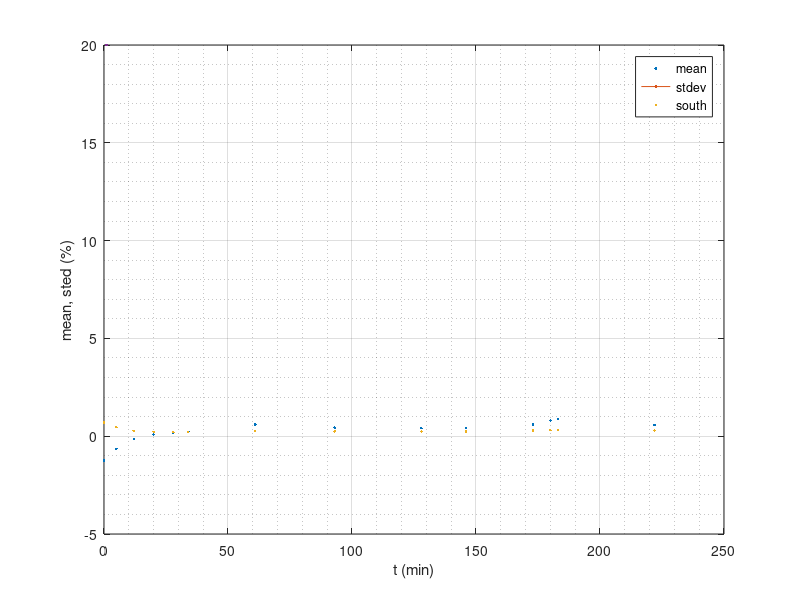
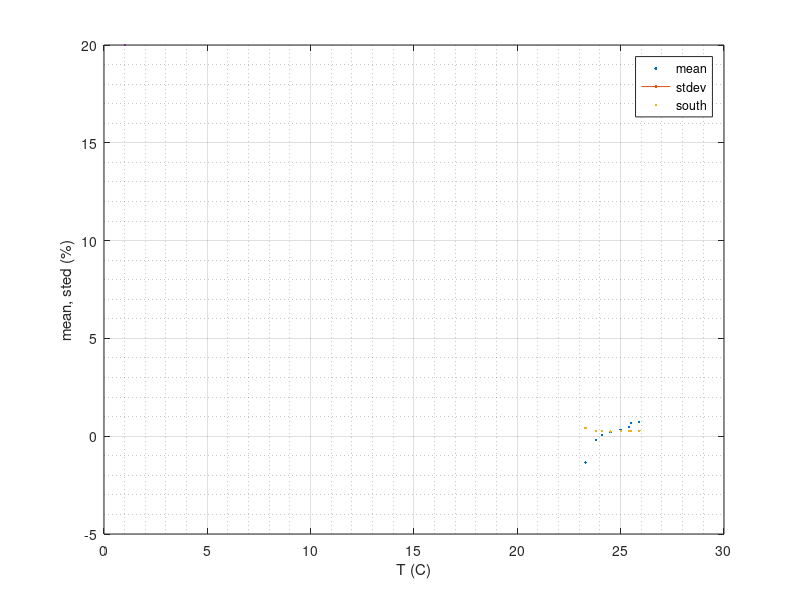

MATLAB code to generate these figures, in order:
t = [0 5 12 20 28 34 61 93 128 146 173 180 183 222];
mean = [-1.25 -0.64 -0.13 0.09 0.17 0.23 0.60 0.44 0.41 0.42 0.60 0.81 0.88 0.57];
stdev = [0.7 0.47 0.28 0.23 0.21 0.22 0.27 0.25 0.25 0.25 0.30 0.31 0.31 0.30];

f1 = figure(1);
plot(t, mean, Marker=".", MarkerSize=20)
hold on
plot(t, stdev, Marker=".", MarkerSize=20)
xlabel('t (min)')
ylabel('mean, sted (%)')
grid on
grid minor

legend('mean', 'stdev', Location='south')
saveas(f1, 'mean_stdev_t.png')

%% 

[T, i] = sort([25.4 23.3 23.8 24.1 24.5 25.0 25.5 25.9]);
mean = [0.47 -1.35 -0.18 0.07 0.20 0.33 0.66 0.72];
mean = mean(i);
stdev = [0.27 0.42 0.27 0.26 0.24 0.26 0.26 0.28];
stdev = stdev(i);

f2 = figure(2);
plot(T, mean, Marker=".", MarkerSize=20)
hold on
plot(T, stdev, Marker=".", MarkerSize=20)
xlabel('T (C)')
ylabel('mean, sted (%)')
grid on
grid minor

legend('mean', 'stdev', Location='south')
saveas(f2, 'mean(T)_stdev(T).png')

